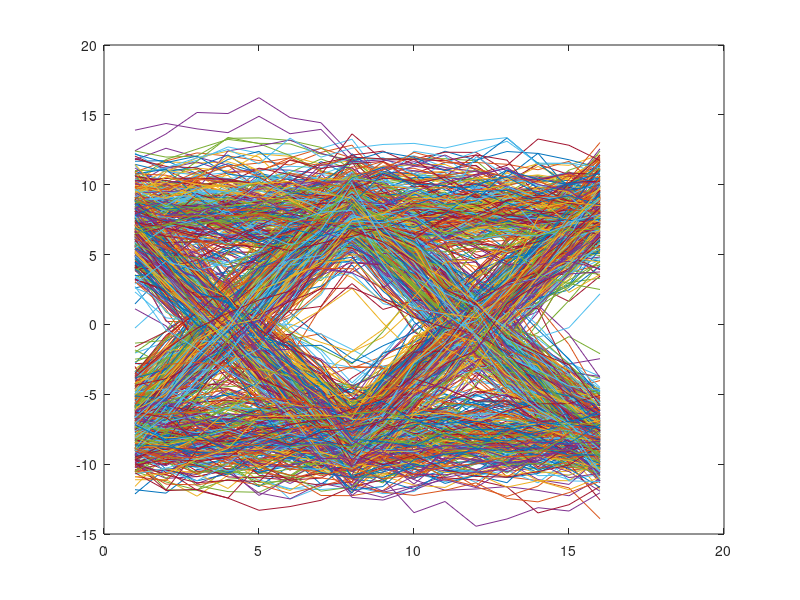

Reproduce this figure in MATLAB.
clear all;
close all;

alpha = 0.33;
L = 15;
Fe = 24000;
Rb = 3000;%Débit binaire
Tb = 1/Rb;
Te = 1/Fe;
N = 2000;
V = 1;

%Génération de bits

r = randi([0 1],N,1)';

%%Modulateur 1:

Ts = Tb;
Ns = Ts*Fe;

%Mapping

map = 2*V*r-V;

%Création du filtre (rectangle de largeur Ts)

h = ones(1, Ns);

%Filtrage
A = zeros(1, Ns - 1);
mapSe = kron(map, [1 A]);
signal = filter(h, 1, mapSe);


%Mapping
signalmodule = signal;
M = 2;
rabb = 10;%Prendre 1 5 20 100
Psig = mean(abs(signalmodule).^2);
sigman = sqrt(Psig*Ns/(2*(log(M)/log(2))*rabb));
bruit = sigman*randn(1,length(signalmodule));
signalmodulebruite = signalmodule + bruit;

signaldemodulebruit = filter(h, 1, signalmodulebruite);



%Diagramme de l'oeil
plot(reshape(signaldemodulebruit,2*Ns,numel(signaldemodulebruit)/Ns/2))

